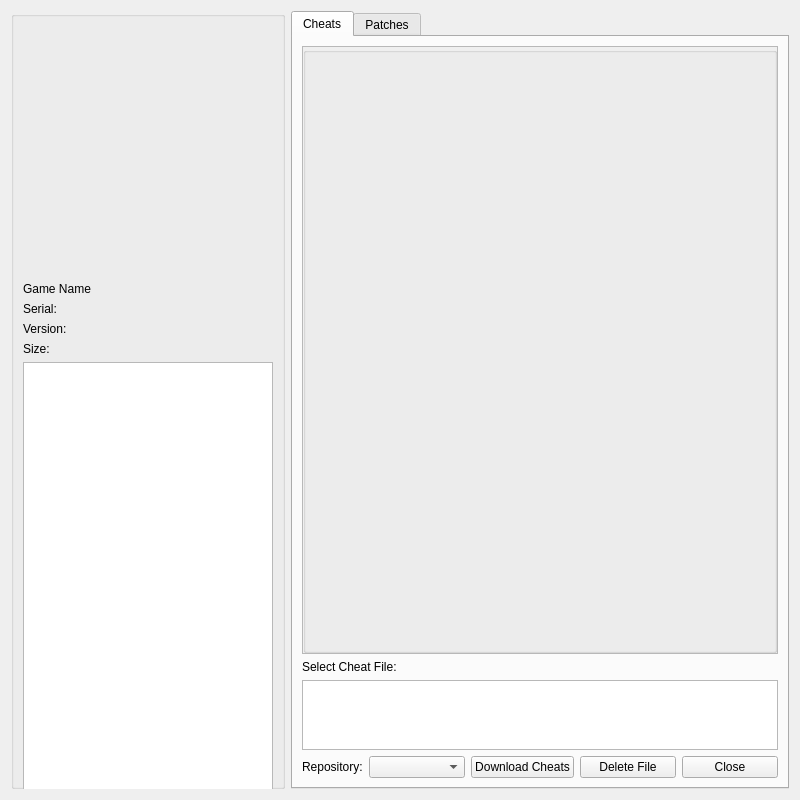
<?xml version="1.0" encoding="UTF-8"?>
<!-- SPDX-FileCopyrightText: Copyright 2026 shadPS4 Emulator Project
     SPDX-License-Identifier: GPL-2.0-or-later -->
<ui version="4.0">
 <class>CheatsPatches</class>
 <widget class="QWidget" name="CheatsPatches">
  <property name="geometry">
   <rect>
    <x>0</x>
    <y>0</y>
    <width>800</width>
    <height>800</height>
   </rect>
  </property>
  <property name="sizePolicy">
   <sizepolicy hsizetype="Preferred" vsizetype="Minimum">
    <horstretch>0</horstretch>
    <verstretch>0</verstretch>
   </sizepolicy>
  </property>
  <property name="minimumSize">
   <size>
    <width>500</width>
    <height>400</height>
   </size>
  </property>
  <property name="windowTitle">
   <string>Cheats / Patches for </string>
  </property>
  <layout class="QHBoxLayout" name="mainLayout">
   <item>
    <widget class="QGroupBox" name="gameInfoGroupBox">
     <property name="sizePolicy">
      <sizepolicy hsizetype="Maximum" vsizetype="MinimumExpanding">
       <horstretch>0</horstretch>
       <verstretch>0</verstretch>
      </sizepolicy>
     </property>
     <property name="maximumSize">
      <size>
       <width>330</width>
       <height>16777215</height>
      </size>
     </property>
     <property name="title">
      <string/>
     </property>
     <layout class="QVBoxLayout" name="gameInfoLayout">
      <item>
       <widget class="QLabel" name="gameImageLabel">
        <property name="sizePolicy">
         <sizepolicy hsizetype="Fixed" vsizetype="Fixed">
          <horstretch>0</horstretch>
          <verstretch>0</verstretch>
         </sizepolicy>
        </property>
        <property name="minimumSize">
         <size>
          <width>250</width>
          <height>250</height>
         </size>
        </property>
        <property name="alignment">
         <set>Qt::AlignmentFlag::AlignCenter</set>
        </property>
       </widget>
      </item>
      <item>
       <widget class="QLabel" name="gameNameLabel">
        <property name="text">
         <string notr="true">Game Name</string>
        </property>
        <property name="wordWrap">
         <bool>true</bool>
        </property>
       </widget>
      </item>
      <item>
       <widget class="QLabel" name="gameSerialLabel">
        <property name="text">
         <string>Serial: </string>
        </property>
       </widget>
      </item>
      <item>
       <widget class="QLabel" name="gameVersionLabel">
        <property name="text">
         <string>Version: </string>
        </property>
       </widget>
      </item>
      <item>
       <widget class="QLabel" name="gameSizeLabel">
        <property name="text">
         <string>Size: </string>
        </property>
       </widget>
      </item>
      <item>
       <spacer name="verticalSpacer">
        <property name="orientation">
         <enum>Qt::Orientation::Vertical</enum>
        </property>
        <property name="sizeType">
         <enum>QSizePolicy::Policy::Expanding</enum>
        </property>
        <property name="sizeHint" stdset="0">
         <size>
          <width>20</width>
          <height>40</height>
         </size>
        </property>
       </spacer>
      </item>
      <item>
       <widget class="QTextEdit" name="instructionsTextEdit">
        <property name="sizePolicy">
         <sizepolicy hsizetype="Expanding" vsizetype="Expanding">
          <horstretch>0</horstretch>
          <verstretch>0</verstretch>
         </sizepolicy>
        </property>
        <property name="minimumSize">
         <size>
          <width>0</width>
          <height>450</height>
         </size>
        </property>
        <property name="readOnly">
         <bool>true</bool>
        </property>
        <property name="fixedHeight" stdset="0">
         <number>290</number>
        </property>
       </widget>
      </item>
     </layout>
    </widget>
   </item>
   <item>
    <widget class="QTabWidget" name="tabWidget">
     <property name="currentIndex">
      <number>0</number>
     </property>
     <widget class="QWidget" name="cheatsTab">
      <attribute name="title">
       <string>Cheats</string>
      </attribute>
      <layout class="QVBoxLayout" name="cheatsLayout">
       <item>
        <widget class="QScrollArea" name="cheatsScrollArea">
         <property name="sizePolicy">
          <sizepolicy hsizetype="Expanding" vsizetype="Expanding">
           <horstretch>0</horstretch>
           <verstretch>0</verstretch>
          </sizepolicy>
         </property>
         <property name="widgetResizable">
          <bool>true</bool>
         </property>
         <widget class="QGroupBox" name="cheatsGroupBox">
          <property name="geometry">
           <rect>
            <x>0</x>
            <y>0</y>
            <width>472</width>
            <height>600</height>
           </rect>
          </property>
          <property name="title">
           <string/>
          </property>
          <layout class="QVBoxLayout" name="rightLayout"/>
         </widget>
        </widget>
       </item>
       <item>
        <layout class="QVBoxLayout" name="fileListLayout">
         <item>
          <widget class="QLabel" name="selectCheatFileLabel">
           <property name="text">
            <string>Select Cheat File:</string>
           </property>
          </widget>
         </item>
         <item>
          <widget class="QListView" name="listView_selectFile">
           <property name="sizePolicy">
            <sizepolicy hsizetype="Expanding" vsizetype="Minimum">
             <horstretch>0</horstretch>
             <verstretch>0</verstretch>
            </sizepolicy>
           </property>
           <property name="maximumSize">
            <size>
             <width>16777215</width>
             <height>70</height>
            </size>
           </property>
           <property name="editTriggers">
            <set>QAbstractItemView::EditTrigger::NoEditTriggers</set>
           </property>
           <property name="selectionMode">
            <enum>QAbstractItemView::SelectionMode::SingleSelection</enum>
           </property>
          </widget>
         </item>
        </layout>
       </item>
       <item>
        <layout class="QHBoxLayout" name="controlLayout">
         <item>
          <widget class="QLabel" name="repositoryLabel">
           <property name="sizePolicy">
            <sizepolicy hsizetype="Maximum" vsizetype="Preferred">
             <horstretch>0</horstretch>
             <verstretch>0</verstretch>
            </sizepolicy>
           </property>
           <property name="text">
            <string>Repository:</string>
           </property>
          </widget>
         </item>
         <item>
          <widget class="QComboBox" name="downloadComboBox"/>
         </item>
         <item>
          <widget class="QPushButton" name="downloadButton">
           <property name="text">
            <string>Download Cheats</string>
           </property>
          </widget>
         </item>
         <item>
          <widget class="QPushButton" name="deleteCheatButton">
           <property name="text">
            <string>Delete File</string>
           </property>
          </widget>
         </item>
         <item>
          <widget class="QPushButton" name="closeButton">
           <property name="text">
            <string>Close</string>
           </property>
          </widget>
         </item>
        </layout>
       </item>
      </layout>
     </widget>
     <widget class="QWidget" name="patchesTab">
      <attribute name="title">
       <string>Patches</string>
      </attribute>
      <layout class="QVBoxLayout" name="patchesLayout">
       <item>
        <widget class="QScrollArea" name="patchesScrollArea">
         <property name="widgetResizable">
          <bool>true</bool>
         </property>
         <widget class="QGroupBox" name="patchesGroupBox">
          <property name="geometry">
           <rect>
            <x>0</x>
            <y>0</y>
            <width>472</width>
            <height>600</height>
           </rect>
          </property>
          <property name="title">
           <string/>
          </property>
          <layout class="QVBoxLayout" name="patchesGroupBoxLayout"/>
         </widget>
        </widget>
       </item>
       <item>
        <layout class="QVBoxLayout" name="patchFileListLayout">
         <item>
          <widget class="QLabel" name="selectPatchFileLabel">
           <property name="text">
            <string>Select Patch File:</string>
           </property>
          </widget>
         </item>
         <item>
          <widget class="QListView" name="patchesListView">
           <property name="sizePolicy">
            <sizepolicy hsizetype="Expanding" vsizetype="Minimum">
             <horstretch>0</horstretch>
             <verstretch>0</verstretch>
            </sizepolicy>
           </property>
           <property name="maximumSize">
            <size>
             <width>16777215</width>
             <height>70</height>
            </size>
           </property>
           <property name="editTriggers">
            <set>QAbstractItemView::EditTrigger::NoEditTriggers</set>
           </property>
           <property name="selectionMode">
            <enum>QAbstractItemView::SelectionMode::SingleSelection</enum>
           </property>
          </widget>
         </item>
        </layout>
       </item>
       <item>
        <layout class="QHBoxLayout" name="patchesControlLayout">
         <item>
          <widget class="QLabel" name="patchesRepositoryLabel">
           <property name="sizePolicy">
            <sizepolicy hsizetype="Maximum" vsizetype="Preferred">
             <horstretch>0</horstretch>
             <verstretch>0</verstretch>
            </sizepolicy>
           </property>
           <property name="text">
            <string>Repository:</string>
           </property>
          </widget>
         </item>
         <item>
          <widget class="QComboBox" name="patchesComboBox"/>
         </item>
         <item>
          <widget class="QPushButton" name="patchesButton">
           <property name="text">
            <string>Download Patches</string>
           </property>
          </widget>
         </item>
         <item>
          <widget class="QPushButton" name="registerPatchesButton">
           <property name="toolTip">
            <string>Adds the patch files already in the patches folder to the patch list without downloading or replacing any file</string>
           </property>
           <property name="text">
            <string>Register Patches</string>
           </property>
          </widget>
         </item>
         <item>
          <widget class="QPushButton" name="deletePatchButton">
           <property name="text">
            <string>Delete File</string>
           </property>
          </widget>
         </item>
         <item>
          <widget class="QPushButton" name="saveButton">
           <property name="text">
            <string>Save</string>
           </property>
          </widget>
         </item>
        </layout>
       </item>
      </layout>
     </widget>
    </widget>
   </item>
  </layout>
 </widget>
 <resources/>
 <connections/>
</ui>
